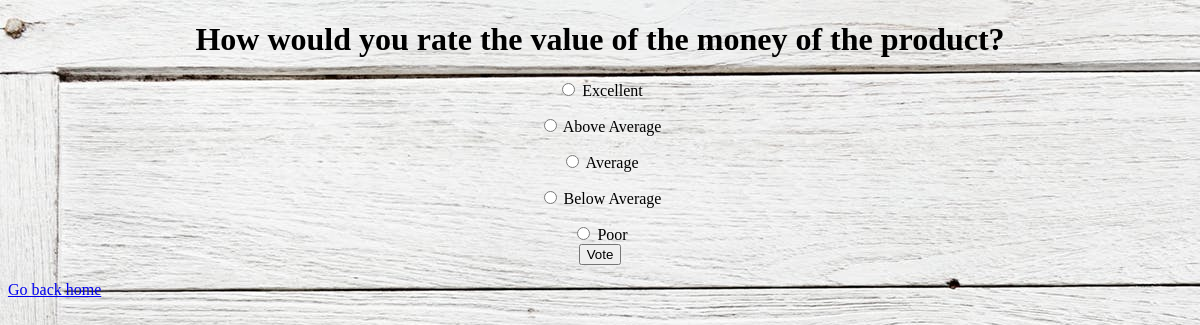
The app's page /polls/5/ with its own data.
### polls/models.py (models this page shows, shortened)
class Question(models.Model):
    question_text = models.CharField(max_length=200)
    pub_date = models.DateTimeField('date published')

class Choice(models.Model):
    question = models.ForeignKey(Question, on_delete=models.CASCADE)
    choice_text = models.CharField(max_length=200)
    votes = models.IntegerField(default=0)

### polls/views.py (the view)
# urls.py: path('<int:pk>/', views.DetailView.as_view(), name='detail'),
class DetailView(generic.DetailView):
    model = Question
    template_name = 'polls/detail.html'
    def get_queryset(self):
        return Question.objects.filter(pub_date__lte=timezone.now())

### polls/templates/polls/detail.html (shortened to what this page needs)
<!DOCTYPE html>
<html>
{% load static %}
<link rel="stylesheet" type="text/css" href="{% static 'polls/style.css' %}" />
<h1 align="center" >{{ question.question_text }}</h1>
<form action="{% url 'polls:vote' question.id %}" method="post">
{% for choice in question.choice_set.all %}
<p style="text-align:center">
    <input type="radio" name="choice" id="choice{{ forloop.counter }}" value="{{ choice.id }} " />
    <label for="choice{{ forloop.counter }}" >{{ choice.choice_text }} </label><br />
{% endfor %}
<input type="submit" value="Vote" />
</form>
<a href="/polls">Go back home</a>

### records on screen
Question: question_text "How would you rate the value of the money of the product?"
Choice: choice_text "Excellent"
Choice: choice_text "Above Average"
Choice: choice_text "Average"
Choice: choice_text "Below Average"
Choice: choice_text "Poor"
